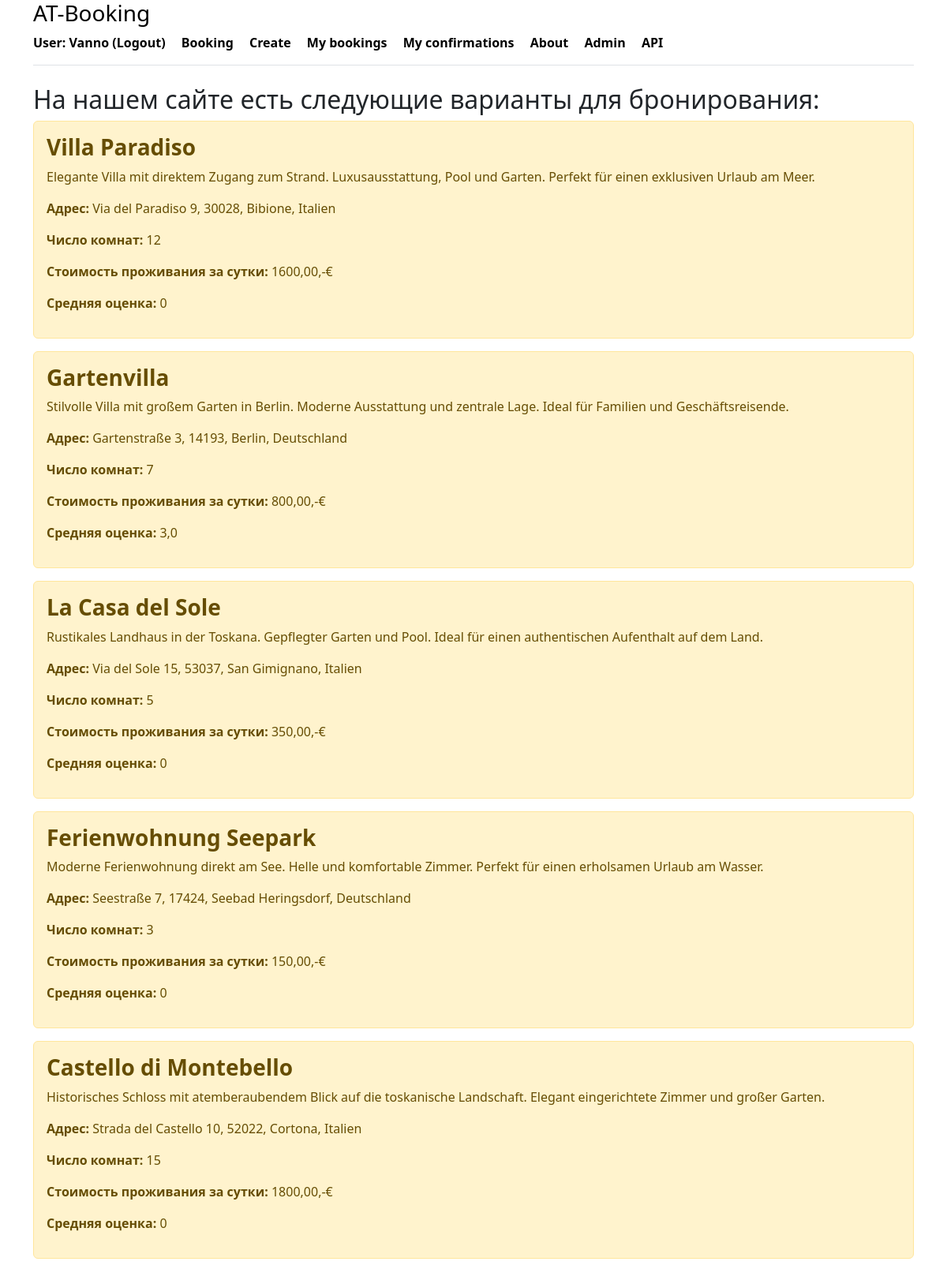
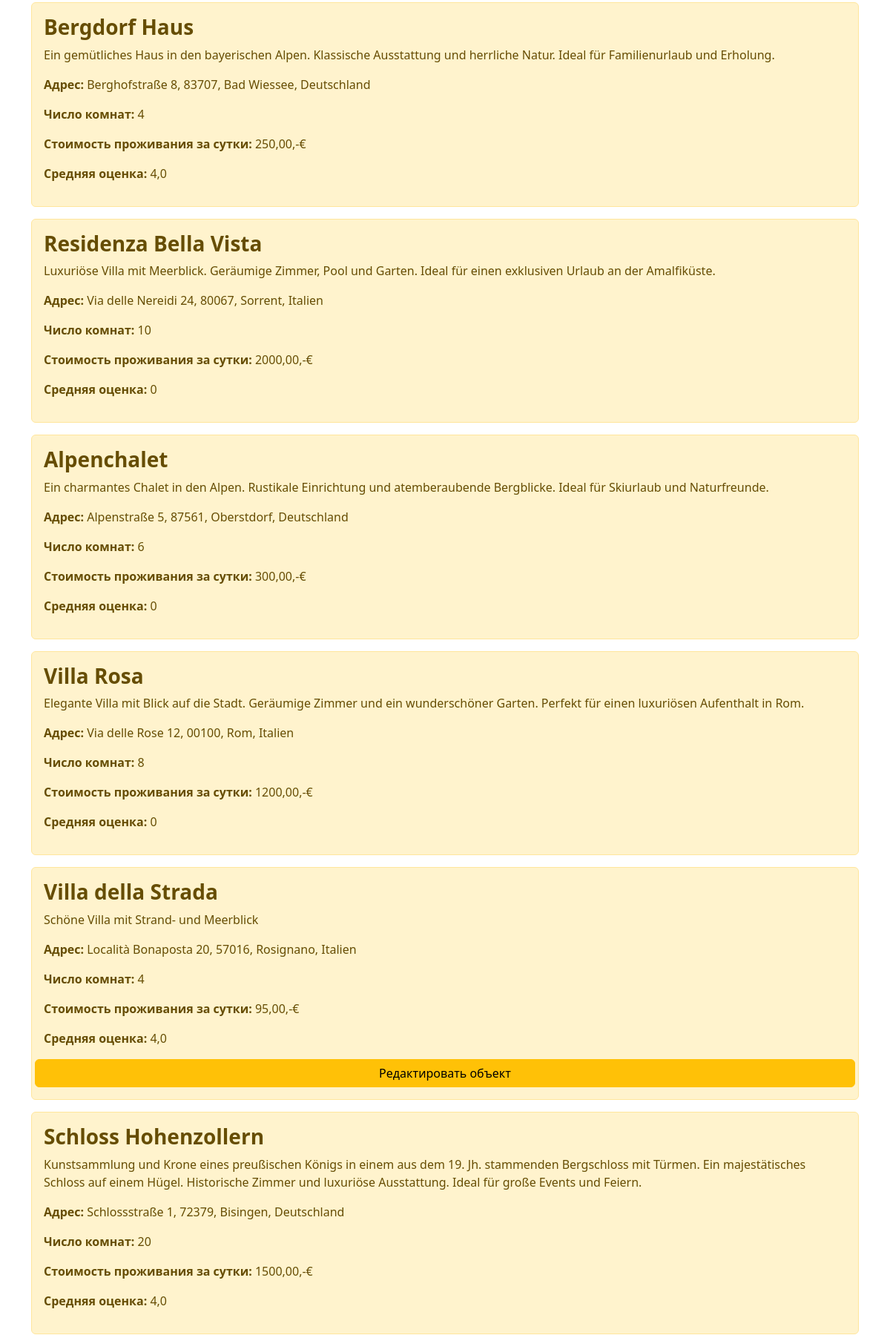
Screenshot of / (signed in, upper part) with the database file from the repository (2 pictures, top to bottom).
### booking/models.py (models this page shows, shortened)
class Housing(models.Model):
    class HousingType(models.TextChoices):
        APARTMENT = 'APARTMENT', 'Квартира'
        HOUSE = 'HOUSE', 'Дом'
        STUDIO = 'STUDIO', 'Студия'
        CASTLE = 'CASTLE', 'Замок'
        HOTEL = 'HOTEL', 'Гостиница'
        VILLA = 'VILLA', 'Вилла'
        COTTAGE = 'COTTAGE', 'Коттедж'
    name = models.CharField(_('Name of object'), max_length=100)
    type = models.CharField(
        _('Type of object'),
        max_length=20,
        choices=HousingType.choices,
        default=HousingType.APARTMENT
    )
    country = models.CharField(_('Country'), max_length=50)
    post_code = models.CharField(_('Postal code'), max_length=10)
    city = models.CharField(_('City'), max_length=50)
    street = models.CharField(_('Street'), max_length=50, null=True, blank=True)
    house_number = models.CharField(_('House number'), max_length=50, null=True, blank=True)
    rooms = models.IntegerField(_('Number of rooms'))
    description = models.TextField(_('Description'))
    price = models.DecimalField(_('Price'), max_digits=10, decimal_places=2)
    owner = models.ForeignKey(User, on_delete=models.CASCADE, related_name='owner_housings')
    is_visible = models.BooleanField(default=True)
    created_at = models.DateTimeField(auto_now_add=True)
    views = models.IntegerField(default=0)  # Поле для хранения количества просмотров
    class Meta:
        verbose_name_plural = _('housings')
        verbose_name = _('housing')
        indexes = [
            models.Index(fields=['type']),
            models.Index(fields=['price']),
        ]
    def get_average_rating(self):
        avg_rating = self.reviews.aggregate(Avg('rating')).get('rating__avg')
        return avg_rating if avg_rating is not None else 0  # Возвращаем 0, если нет отзывов

### booking/views.py (the view)
# urls.py: path('', index, name='index'),
def index(request):
    try:
        return render(request, 'booking/index.html', {
            'title': 'AT-Booking Просмотр объектов',
            'housing': user_filter(request)
        })
    except Exception as e:
        return render(request, 'booking/about.html')

### booking/views.py (called while the page is built)
def user_filter(request):
    user = request.user
    if user.is_staff or user.is_superuser:
        return Housing.objects.all().order_by('id')
    else:
        housing = Housing.objects.filter(
            is_visible=True
        ).order_by('-id')
        return housing | Housing.objects.filter(owner=user)

### booking/templates/booking/index.html (shortened to what this page needs)
{% extends 'booking/base.html' %}
{% block content %}
    <h2>На нашем сайте есть следующие варианты для бронирования:</h2>
    {% if housing %}
        {% for el in housing %}
            <div class="alert alert-warning mt-2">
                 <h3><strong>{{ el.name }}</strong></h3>
                 <p>{{ el.description }}</p>
                 <p><strong>Адрес:</strong> {{ el.street }} {{ el.house_number }}, {{ el.post_code }}, {{ el.city }}, {{ el.country }}</p>
                 <p><strong>Число комнат:</strong> {{ el.rooms }}</p>
                 <p><strong>Стоимость проживания за сутки:</strong> {{ el.price }},-€</p>
                 <p><strong>Средняя оценка:</strong> {{ el.get_average_rating }}</p>
                {% if user == el.owner or user.is_staff %}
                    <div class="row">
                        <a href="{% url 'edit_housing' el.id %}" class="btn btn-warning">Редактировать объект</a>
                    </div>
                {% endif %}
            </div>
        {% endfor %}
    {% else %}
        <div class="alert alert-warning mt-2">
            <p>Записей нет</p>
        </div>
    {% endif %}
{% endblock %}

### booking/templates/booking/base.html (shortened to what this page needs)
<!DOCTYPE html>
<html lang="ru">
<head>
    <link rel="stylesheet" href="https://cdn.jsdelivr.net/npm/bootstrap@5.3.3/dist/css/bootstrap.min.css">
</head>
<body>
<div class="container">
   <div class="d-flex flex-column flex-md-row align-items-center pb-3 mb-4 border-bottom">
       <a href="/" class="d-flex align-items-center link-body-emphasis text-decoration-none">
        <strong>
          <a class="link-body-emphasis text-decoration-none" href="{% url 'index' %}"><h3>AT-Booking</h3></a>
               {% if user.is_authenticated %}
                   <a class="me-3 py-2 link-body-emphasis text-decoration-none" href="{% url 'logout' %}">User: {{ user.username }} (Logout) </a>
               {% else %}
                   <a class="me-3 py-2 link-body-emphasis text-decoration-none" href="{% url 'login' %}">Login</a>
               {% endif %}
               <a class="me-3 py-2 link-body-emphasis text-decoration-none" href="{% url 'housing_list' %}">Booking</a>
               <a class="me-3 py-2 link-body-emphasis text-decoration-none" href="{% url 'create' %}">Create</a>
               <a class="me-3 py-2 link-body-emphasis text-decoration-none" href="{% url 'my_bookings' %}">My bookings</a>
                <a class="me-3 py-2 link-body-emphasis text-decoration-none" href="{% url 'my_confirmation' %}">My confirmations</a>
                <a class="me-3 py-2 link-body-emphasis text-decoration-none" href="{% url 'about' %}">About</a>
            <a class="me-3 py-2 link-body-emphasis text-decoration-none" href="/admin/">Admin</a>
               <a class="me-3 py-2 link-body-emphasis text-decoration-none" href="/api/">API</a>
        </strong>
   </div>
</div>
<div class="container">
    {% block content %}{% endblock %}
</div>
</body>
</html>

### rows the page displays
Housing: name "Villa Paradiso", description "Elegante Villa mit direktem Zugang zum Strand. Luxusausstattung, Pool und Garten. Perfekt für einen exklusiven Urlaub am Meer.", street "Via del Paradiso", house_number "9", post_code "30028", city "Bibione", country "Italien", rooms "12", price "1600,00", get_average_rating "0"
Housing: name "Gartenvilla", description "Stilvolle Villa mit großem Garten in Berlin. Moderne Ausstattung und zentrale Lage. Ideal für Familien und Geschäftsreisende.", street "Gartenstraße", house_number "3", post_code "14193", city "Berlin", country "Deutschland", rooms "7", price "800,00", get_average_rating "3,0"
Housing: name "La Casa del Sole", description "Rustikales Landhaus in der Toskana. Gepflegter Garten und Pool. Ideal für einen authentischen Aufenthalt auf dem Land.", street "Via del Sole", house_number "15", post_code "53037", city "San Gimignano", country "Italien", rooms "5", price "350,00", get_average_rating "0"
Housing: name "Ferienwohnung Seepark", description "Moderne Ferienwohnung direkt am See. Helle und komfortable Zimmer. Perfekt für einen erholsamen Urlaub am Wasser.", street "Seestraße", house_number "7", post_code "17424", city "Seebad Heringsdorf", country "Deutschland", rooms "3", price "150,00", get_average_rating "0"
Housing: name "Castello di Montebello", description "Historisches Schloss mit atemberaubendem Blick auf die toskanische Landschaft. Elegant eingerichtete Zimmer und großer Garten.", street "Strada del Castello", house_number "10", post_code "52022", city "Cortona", country "Italien", rooms "15", price "1800,00", get_average_rating "0"
Housing: name "Bergdorf Haus", description "Ein gemütliches Haus in den bayerischen Alpen. Klassische Ausstattung und herrliche Natur. Ideal für Familienurlaub und Erholung.", street "Berghofstraße", house_number "8", post_code "83707", city "Bad Wiessee", country "Deutschland", rooms "4", price "250,00", get_average_rating "4,0"
Housing: name "Residenza Bella Vista", description "Luxuriöse Villa mit Meerblick. Geräumige Zimmer, Pool und Garten. Ideal für einen exklusiven Urlaub an der Amalfiküste.", street "Via delle Nereidi", house_number "24", post_code "80067", city "Sorrent", country "Italien", rooms "10", price "2000,00", get_average_rating "0"
Housing: name "Alpenchalet", description "Ein charmantes Chalet in den Alpen. Rustikale Einrichtung und atemberaubende Bergblicke. Ideal für Skiurlaub und Naturfreunde.", street "Alpenstraße", house_number "5", post_code "87561", city "Oberstdorf", country "Deutschland", rooms "6", price "300,00", get_average_rating "0"
Housing: name "Villa Rosa", description "Elegante Villa mit Blick auf die Stadt. Geräumige Zimmer und ein wunderschöner Garten. Perfekt für einen luxuriösen Aufenthalt in Rom.", street "Via delle Rose", house_number "12", post_code "00100", city "Rom", country "Italien", rooms "8", price "1200,00", get_average_rating "0"
Housing: name "Villa della Strada", description "Schöne Villa mit Strand- und Meerblick", street "Località Bonaposta", house_number "20", post_code "57016", city "Rosignano", country "Italien", rooms "4", price "95,00", get_average_rating "4,0", shows "Редактировать объект"
Housing: name "Schloss Hohenzollern", description "Kunstsammlung und Krone eines preußischen Königs in einem aus dem 19. Jh. stammenden Bergschloss mit Türmen. Ein majestätisches Schloss auf einem Hügel. Historische Zimmer und luxuriöse Ausstattung. Ideal für große Events und Feiern.", street "Schlossstraße", house_number "1", post_code "72379", city "Bisingen", country "Deutschland", rooms "20", price "1500,00", get_average_rating "4,0"

### other values shown
{{ user.username }} "Vanno"
